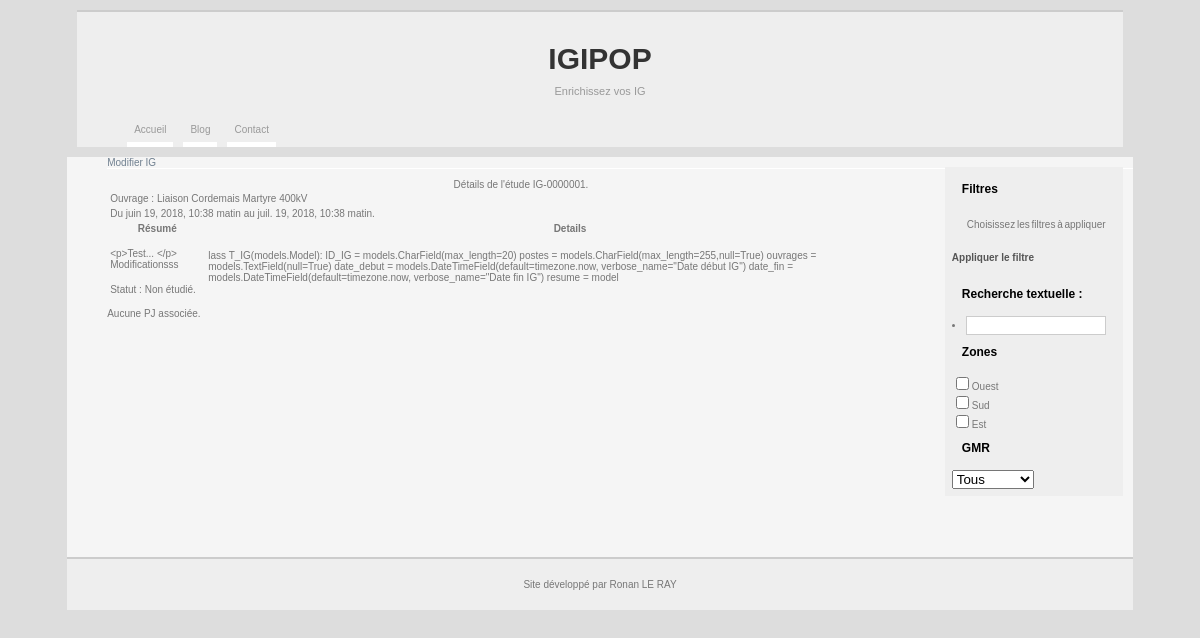
The page /blog/detail_IG/IG-0000001 on the database its author committed.
### blog/models.py (models this page shows, shortened)
class T_IG(models.Model):
    ID_IG = models.CharField(max_length=20)
    postes = models.CharField(max_length=255,null=True)
    ouvrages = models.TextField(null=True)
    date_debut = models.DateTimeField(default=timezone.now, verbose_name="Date début IG")
    date_fin = models.DateTimeField(default=timezone.now,       verbose_name="Date fin IG")
    resume = models.TextField(null=True)
    details = models.TextField(null=True)
    statut = models.ForeignKey('T_statut', on_delete=models.CASCADE, null=True)
    class Meta:
        verbose_name = "Détails IG et étude"
        ordering = ['date_debut']

class T_statut(models.Model):
    statut = models.CharField(max_length=20)
    def __str__(self):
        return self.statut

### blog/views.py (the view)
# urls.py: path('detail_IG/<id_IG>',views.view_IG, name='afficher_IG'),
def view_IG(request, id_IG):
    IG = get_object_or_404(T_IG, ID_IG=id_IG)
    PJ = T_document.objects.filter(IG=IG)
    """Vue qui affiche les détails d'une étude selon son numéro d'IG"""
    return render(request, 'detail_IG.html',locals())

### blog/templates/detail_IG.html
{% extends "index.html" %}
{% block listeIG %}
<ul><a href="{% url 'modifier_IG' IG.ID_IG %}">Modifier IG</a></ul>
<ul>
<table>
<caption>Détails de l'étude {{IG.ID_IG}}.
</caption>
    <tr><td colspan="2">Ouvrage : {{IG.ouvrages}}</td>
    </tr>
    <tr><td colspan="2">Du {{IG.date_debut}} au {{IG.date_fin}}.</td>
    </tr>
    <tr>
        <th>Résumé</th>
        <th>Details</th>
    </tr>
    <tr>
        <td><p>{{IG.resume}}</p></td>
        <td rowspan="2"><p>{{IG.details}}</p></td>
    </tr>
    <tr><td>Statut : {{IG.statut}}.</td>
    </tr>
</table>
</ul>
  <div id="listePJ">
{% for docs in PJ %}
    <ul><a href={{docs.doc.url}}>{{ docs.nom }} [{{docs.dateUp}} - {{docs.uploader}}]<br/>
    <img src="{{ docs.doc.url }}", style="width: auto; height: auto;max-width: 120px;max-height: 100px"/>  </ul>
{% empty %}
    <ul>Aucune PJ associée.</ul>
{% endfor %}
  </div>
{% endblock %}

### static/css/style.css (style rules this page uses)
body { background-color:#ddd; background-repeat:repeat-y; font-family: "Lucida Grande","Lucida Sans Unicode",geneva,verdana,sans-serif; font-size:10px; color:#777; }
#listeIG ul a { display:block; padding:0px; color:slategrey; text-decoration:none; border-bottom:1px solid #fff; margin:0 0 0 0; font-size:10px; }
a { color:#333; text-decoration:none; }

### rows shown on the page
T_IG: ID_IG "IG-0000001", ouvrages "Liaison Cordemais Martyre 400kV", date_debut "juin 19, 2018, 10:38 matin", date_fin "juil. 19, 2018, 10:38 matin", resume "<p>Test... </p> Modificationsss", details "lass T_IG(models.Model): ID_IG = models.CharField(max_length=20) postes = models.CharField(max_length=255,null=True) ouvrages = models.TextField(null=True) date_debut = models.DateTimeField(default=timezone.now, verbose_name=\"Date début IG\") date_fin = models.DateTimeField(default=timezone.now, verbose_name=\"Date fin IG\") resume = model", statut "Non étudié"
